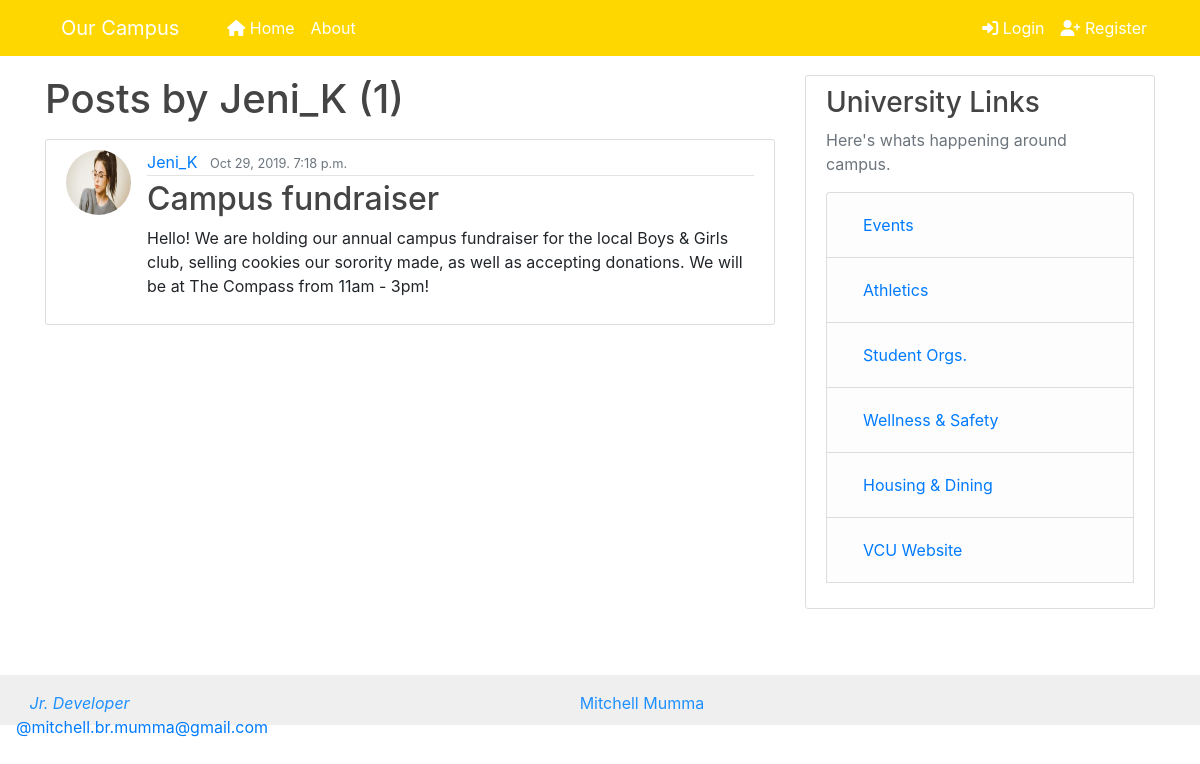
Page /user/Jeni_K on the committed database.
### blog/models.py (models this page shows, shortened)
class Post(models.Model):
    title = models.CharField(max_length=100)
    content = models.TextField()
    date_posted = models.DateTimeField(default=timezone.now)
    author = models.ForeignKey(User, on_delete=models.CASCADE)

### users/models.py (models this page shows, shortened)
class Profile(models.Model):
    user = models.OneToOneField(User, on_delete=models.CASCADE)
    image = models.ImageField(default='default.jpg', upload_to='profile_pics')

### blog/views.py (the view)
# urls.py: path('user/<str:username>', UserPostListView.as_view(), name='user-posts'),
class UserPostListView(ListView):
    model = Post
    template_name = 'blog/user_posts.html'
    context_object_name = 'posts'
    paginate_by = 5
    def get_queryset(self):
    	user = get_object_or_404(User, username=self.kwargs.get('username'))
    	return Post.objects.filter(author=user).order_by('-date_posted')

### blog/templates/blog/user_posts.html (shortened to what this page needs)
{% extends "blog/base.html" %}
{% block content %}
    <h1 class="mb-3">Posts by {{ view.kwargs.username }} ({{ page_obj.paginator.count }})</h1>
    {% for post in posts %}
        <article class="media content-section">
          <img class="rounded-circle article-img" src="{{ post.author.profile.image.url }}">
          <div class="media-body">
            <div class="article-metadata">
              <a class="mr-2" href="{% url 'user-posts' post.author.username %}">{{ post.author }}</a>
              <small class="text-muted">{{ post.date_posted|date:"M d, Y. g:i a" }}</small>
            </div>
            <h2><a class="article-title" href="{% url 'post-detail' post.id %}">{{ post.title }}</a></h2>
            <p class="article-content">{{ post.content }}</p>
          </div>
        </article>
    {% endfor %}
{% endblock content %}

### blog/static/blog/main.css (style rules this page uses)
body { position: relative; margin: 0; padding-top: 75px; padding-bottom: 6rem; height: 10%; }
h1, h2, h3, h4, h5, h6 { color: #444444; }
.content-section { background: #ffffff; padding: 10px 20px; border: 1px solid #dddddd; border-radius: 3px; margin-bottom: 20px; }
.article-title { color: #444444; }
.article-content { white-space: pre-line; }
.article-img { height: 65px; width: 65px; margin-right: 16px; }
.article-metadata { padding-bottom: 1px; margin-bottom: 4px; border-bottom: 1px solid #e3e3e3 }

### rows in the picture
Post: author.profile.image (picture), author "Jeni_K", date_posted "Oct 29, 2019. 7:18 p.m.", title "Campus fundraiser", content "Hello! We are holding our annual campus fundraiser for the local Boys & Girls club, selling cookies our sorority made, as well as accepting donations. We will be at The Compass from 11am - 3pm!"

### other values in the picture
{{ view.kwargs.username }} "Jeni_K"
{{ page_obj.paginator.count }} "1"
